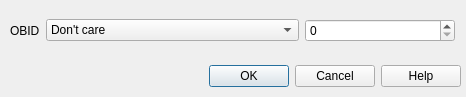
<?xml version="1.0" encoding="UTF-8"?>
<ui version="4.0">
 <class>CDlgSelectObId</class>
 <widget class="QDialog" name="CDlgSelectObId">
  <property name="geometry">
   <rect>
    <x>0</x>
    <y>0</y>
    <width>466</width>
    <height>97</height>
   </rect>
  </property>
  <property name="windowTitle">
   <string>Select OBID</string>
  </property>
  <widget class="QDialogButtonBox" name="buttonBox">
   <property name="geometry">
    <rect>
     <x>10</x>
     <y>60</y>
     <width>451</width>
     <height>32</height>
    </rect>
   </property>
   <property name="orientation">
    <enum>Qt::Horizontal</enum>
   </property>
   <property name="standardButtons">
    <set>QDialogButtonBox::Cancel|QDialogButtonBox::Help|QDialogButtonBox::Ok</set>
   </property>
  </widget>
  <widget class="QWidget" name="gridLayoutWidget">
   <property name="geometry">
    <rect>
     <x>10</x>
     <y>10</y>
     <width>445</width>
     <height>41</height>
    </rect>
   </property>
   <layout class="QGridLayout" name="gridLayout">
    <item row="0" column="0">
     <widget class="QLabel" name="label">
      <property name="sizePolicy">
       <sizepolicy hsizetype="Fixed" vsizetype="Preferred">
        <horstretch>0</horstretch>
        <verstretch>0</verstretch>
       </sizepolicy>
      </property>
      <property name="text">
       <string>OBID</string>
      </property>
      <property name="buddy">
       <cstring>comboCompareObId</cstring>
      </property>
     </widget>
    </item>
    <item row="0" column="1">
     <widget class="QComboBox" name="comboCompareObId">
      <item>
       <property name="text">
        <string>Don't care</string>
       </property>
      </item>
      <item>
       <property name="text">
        <string>Equal to</string>
       </property>
      </item>
      <item>
       <property name="text">
        <string>Not qual to</string>
       </property>
      </item>
      <item>
       <property name="text">
        <string>Greater then</string>
       </property>
      </item>
      <item>
       <property name="text">
        <string>Greater then or equal to</string>
       </property>
      </item>
      <item>
       <property name="text">
        <string>Less then</string>
       </property>
      </item>
      <item>
       <property name="text">
        <string>Less then or equal to</string>
       </property>
      </item>
     </widget>
    </item>
    <item row="0" column="2">
     <widget class="QSpinBox" name="spinBoxBoxObId">
      <property name="sizePolicy">
       <sizepolicy hsizetype="Fixed" vsizetype="Fixed">
        <horstretch>0</horstretch>
        <verstretch>0</verstretch>
       </sizepolicy>
      </property>
      <property name="minimumSize">
       <size>
        <width>150</width>
        <height>0</height>
       </size>
      </property>
     </widget>
    </item>
   </layout>
  </widget>
 </widget>
 <resources/>
 <connections>
  <connection>
   <sender>buttonBox</sender>
   <signal>accepted()</signal>
   <receiver>CDlgSelectObId</receiver>
   <slot>accept()</slot>
   <hints>
    <hint type="sourcelabel">
     <x>228</x>
     <y>74</y>
    </hint>
    <hint type="destinationlabel">
     <x>157</x>
     <y>96</y>
    </hint>
   </hints>
  </connection>
  <connection>
   <sender>buttonBox</sender>
   <signal>rejected()</signal>
   <receiver>CDlgSelectObId</receiver>
   <slot>reject()</slot>
   <hints>
    <hint type="sourcelabel">
     <x>296</x>
     <y>80</y>
    </hint>
    <hint type="destinationlabel">
     <x>286</x>
     <y>96</y>
    </hint>
   </hints>
  </connection>
 </connections>
</ui>
